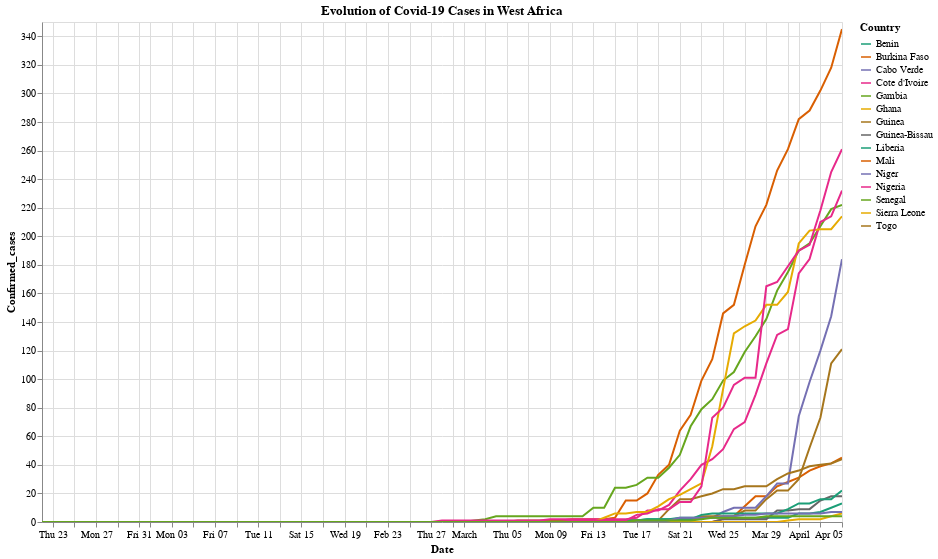

Here is the notebook cell this chart was saved with:
### Code cell
source = covid_oa.sort_values(by = ['Confirmed_cases'])
alt.Chart(source).mark_line().encode(
    x = 'Date',
    y = 'Confirmed_cases',
    color = alt.Color('Country', scale=alt.Scale(scheme='dark2'))
).properties(width = 800, height=500, title = 'Evolution of Covid-19 Cases in West Africa').interactive()

### Figure 1 — Vega-Lite specification as saved in the notebook (floating-point values rounded to 4 significant figures; data arrays with more than 128 entries replaced by an {"elided": "..."} marker saying what was removed)
{"config": {"view": {"continuousWidth": 400, "continuousHeight": 300}}, "data": {"name": "data-d026292334f9cf080d0139887ebafe1e"}, "mark": "line", "encoding": {"color": {"type": "nominal", "field": "Country", "scale": {"scheme": "dark2"}}, "x": {"type": "temporal", "field": "Date"}, "y": {"type": "quantitative", "field": "Confirmed_cases"}}, "height": 500, "selection": {"selector001": {"type": "interval", "bind": "scales", "encodings": ["x", "y"]}}, "title": "Evolution of Covid-19 Cases in West Africa", "width": 800, "$schema": "https://vega.github.io/schema/vega-lite/v4.0.2.json", "datasets": {"data-d026292334f9cf080d0139887ebafe1e": {"elided": "1125 records"}}}
